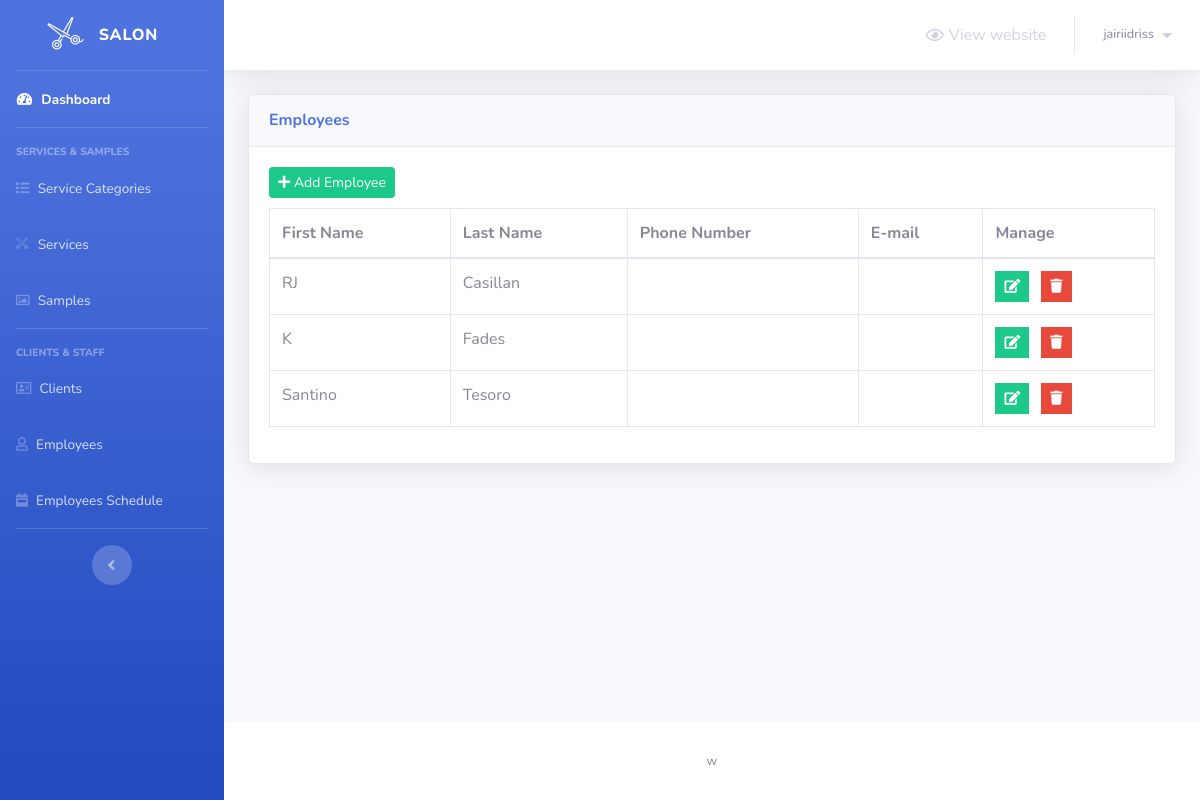
The app's page /admin/employees.php (signed in) with its own data.
### tables this page shows
CREATE TABLE `employees` (
  `employee_id` int(2) NOT NULL,
  `first_name` text NOT NULL,
  `last_name` text NOT NULL,
  `phone_number` text NOT NULL,
  `email` text NOT NULL
);

### admin/employees.php (the view, shortened to what this page needs)
<?php
    include 'connect.php';
    include 'Includes/templates/header.php';
    if(isset($_SESSION['username_barbershop_Xw211qAAsq4']) && isset($_SESSION['password_barbershop_Xw211qAAsq4']))
    {
?>
        <div class="container-fluid">
            <?php
                $do = '';
                if(isset($_GET['do']) && in_array($_GET['do'], array('Add','Edit')))
                {
                    $do = htmlspecialchars($_GET['do']);
                }
                else
                {
                    $do = 'Manage';
                }
                if($do == 'Manage')
                {
                    $stmt = $con->prepare("SELECT * FROM employees");
                    $stmt->execute();
                    $rows_employees = $stmt->fetchAll();
                    ?>
                        <div class="card shadow mb-4">
                            <div class="card-header py-3">
                                <h6 class="m-0 font-weight-bold text-primary">Employees</h6>
                            </div>
                            <div class="card-body">
                                <a href="employees.php?do=Add" class="btn btn-success btn-sm" style="margin-bottom: 10px;">
                                    <i class="fa fa-plus"></i>
                                    Add Employee
                                </a>
                                <div class="table-responsive">
                                    <table class="table table-bordered">
                                        <thead>
                                            <tr>
                                                <th scope="col">First Name</th>
                                                <th scope="col">Last Name</th>
                                                <th scope="col">Phone Number</th>
                                                <th scope="col">E-mail</th>
                                                <th scope="col">Manage</th>
                                            </tr>
                                        </thead>
                                        <tbody>
                                            <?php
                                                foreach($rows_employees as $employee)
                                                {
                                                    echo "<tr>";
                                                        echo "<td>";
                                                            echo $employee['first_name'];
                                                        echo "</td>";
                                                        echo "<td>";
                                                            echo $employee['last_name'];
                                                        echo "</td>";
                                                        echo "<td>";
                                                        echo "</td>";
                                                        echo "<td>";
                                                        echo "</td>";
                                                        echo "<td>";
                                                            $delete_data = "delete_employee_".$employee["employee_id"];
                                                    ?>
                                                        <ul class="list-inline m-0">
                                                            <li class="list-inline-item" data-toggle="tooltip" title="Edit">
                                                                <button class="btn btn-success btn-sm rounded-0">
                                                                    <a href="employees.php?do=Edit&employee_id=<?php echo $employee['employee_id']; ?>" style="color: white;">
                                                                        <i class="fa fa-edit"></i>
                                                                    </a>
                                                                </button>
                                                            </li>
                                                            <li class="list-inline-item" data-toggle="tooltip" title="Delete">
                                                                <button class="btn btn-danger btn-sm rounded-0" type="button" data-toggle="modal" data-target="#<?php echo $delete_data; ?>" data-placement="top"><i class="fa fa-trash"></i></button>
                                                            </li>
                                                        </ul>
                                                    <?php
                                                    echo "</td>";
                                                    echo "</tr>";
                                                }
                                            ?>
                                        </tbody>
                                    </table>
                                </div>
                            </div>
                        </div>
                    <?php
                }
            ?>
        </div>
<?php
        include 'Includes/templates/footer.php';
    }
    else
    {
        header('Location: login.php');
        exit();
    }
?>

### records on screen
employees: first_name "RJ", last_name "Casillan"
employees: first_name "K", last_name "Fades"
employees: first_name "Santino", last_name "Tesoro"

### other values on screen
$_SESSION['username_barbershop_Xw211qAAsq4'] "jairiidriss"
